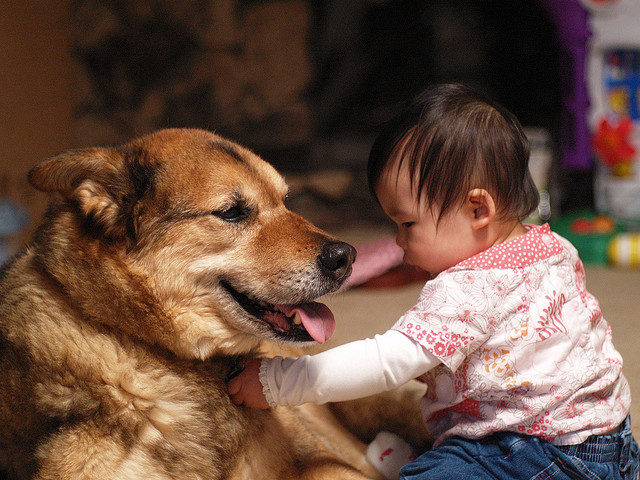
#> input picture photos/dogs.jpg, 640 x 480 px
$ python thresh.py
#> lines starting #> are read from the running program, lines starting #| are printed output that depends on the picture; after the words box and inside, x2 and y2 are one past the last pixel; in counts of white or black regions, pixels touching at a corner belong together
import cv2 as cv
import numpy as np

img = cv.imread('photos/dogs.jpg')
#> img is the input picture: shape (480, 640, 3); mean B, G, R 66.7, 80.6, 108.4
cv.imshow('Dogs',img)

#simple thresholding

gray = cv.cvtColor(img,cv.COLOR_BGR2GRAY)
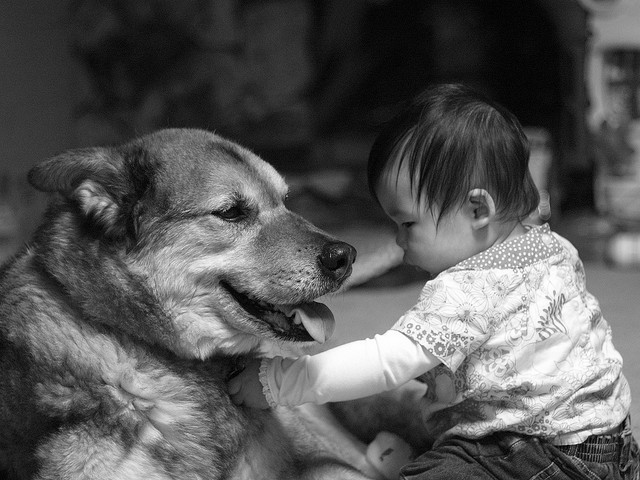
#> gray: shape (480, 640); min 0, max 255, mean 87.4
cv.imshow('Gray',gray)
threshold,thresh = cv.threshold(gray,150,255,cv.THRESH_BINARY)
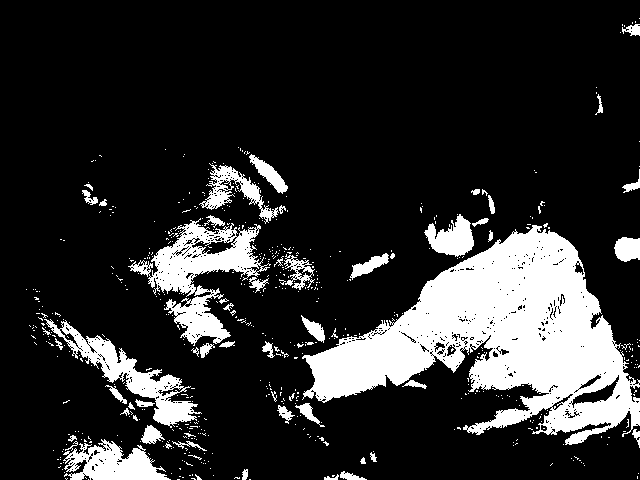
#> thresh: shape (480, 640); 18% white; 576 white regions (520 under 20 px), largest, box (x1, y1, x2, y2) and area: (302, 225, 640, 445) 33778, (128, 218, 271, 346) 6106, (44, 319, 202, 428) 3674
cv.imshow('Simple Thresholded',thresh)

#inverse thresholding
threshold,thresh_inv = cv.threshold(gray,150,255,cv.THRESH_BINARY_INV)
cv.imshow('Simple Thresholded Inverse',thresh_inv)

#adaptive thresholding
adaptive_thresh = cv.adaptiveThreshold(gray,255,cv.ADAPTIVE_THRESH_MEAN_C,cv.THRESH_BINARY_INV,11,3)
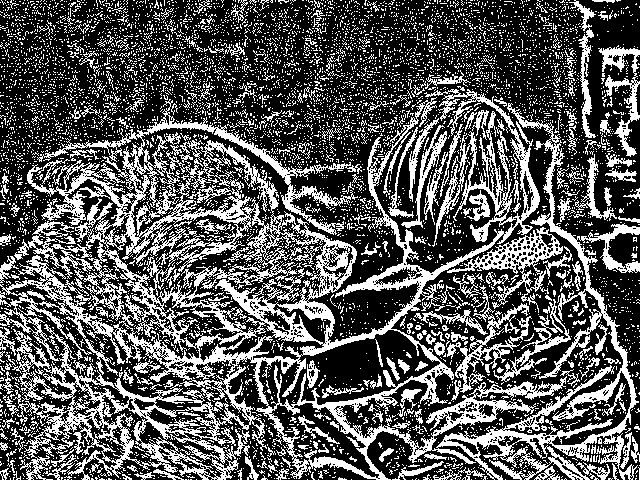
#> adaptive_thresh: shape (480, 640); 34.4% white in thin lines or dots
cv.imshow('Adaptive Thresholding',adaptive_thresh)
cv.waitKey(0)

$ run again, with photos/group.jpeg copied over photos/dogs.jpg
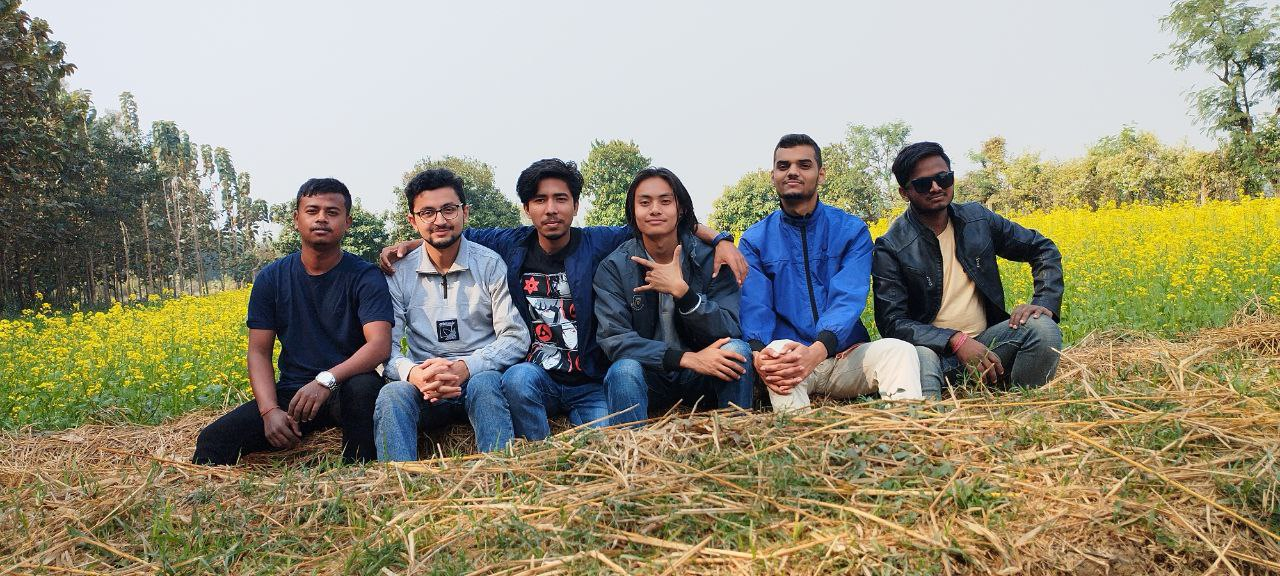
#> input picture photos/group.jpeg, 1280 x 576 px
#> img is the input picture: shape (576, 1280, 3); mean B, G, R 122.2, 143.6, 148.5
#> `threshold,thresh = cv.threshold(gray,150,255,cv.THRESH_BINARY)`:
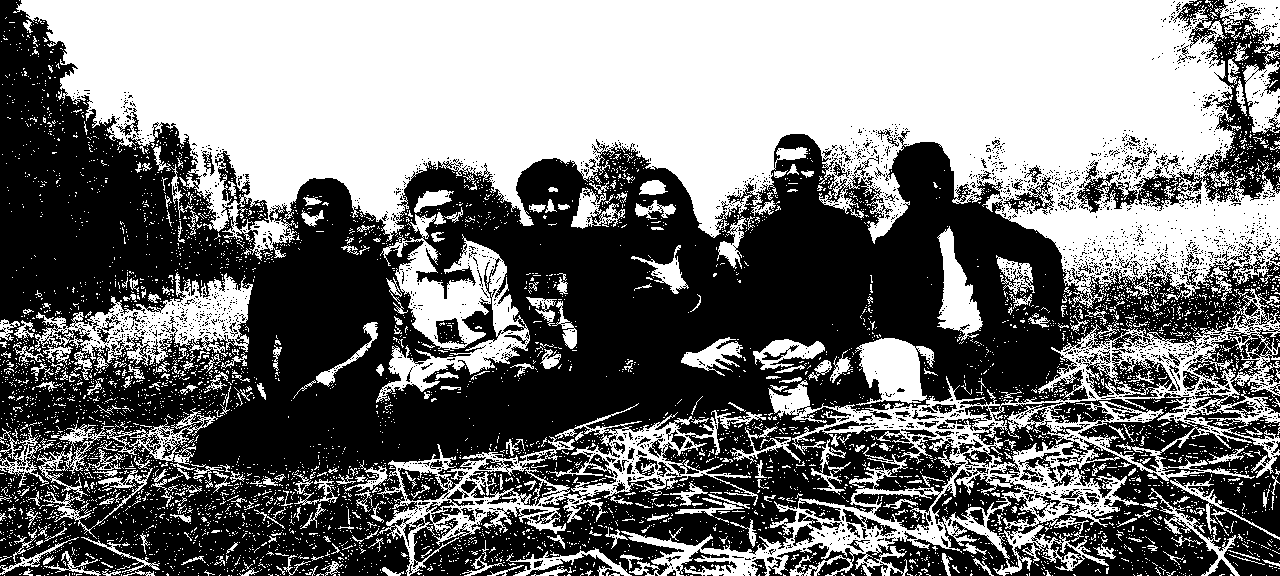
#> thresh: shape (576, 1280); 46.9% white; 5807 white regions (5453 under 20 px), largest, box (x1, y1, x2, y2) and area: (13, 0, 1280, 309) 221631, (621, 288, 1280, 576) 35779, (377, 403, 766, 576) 11824
#> `adaptive_thresh = cv.adaptiveThreshold(gray,255,cv.ADAPTIVE_THRESH_MEA..`:
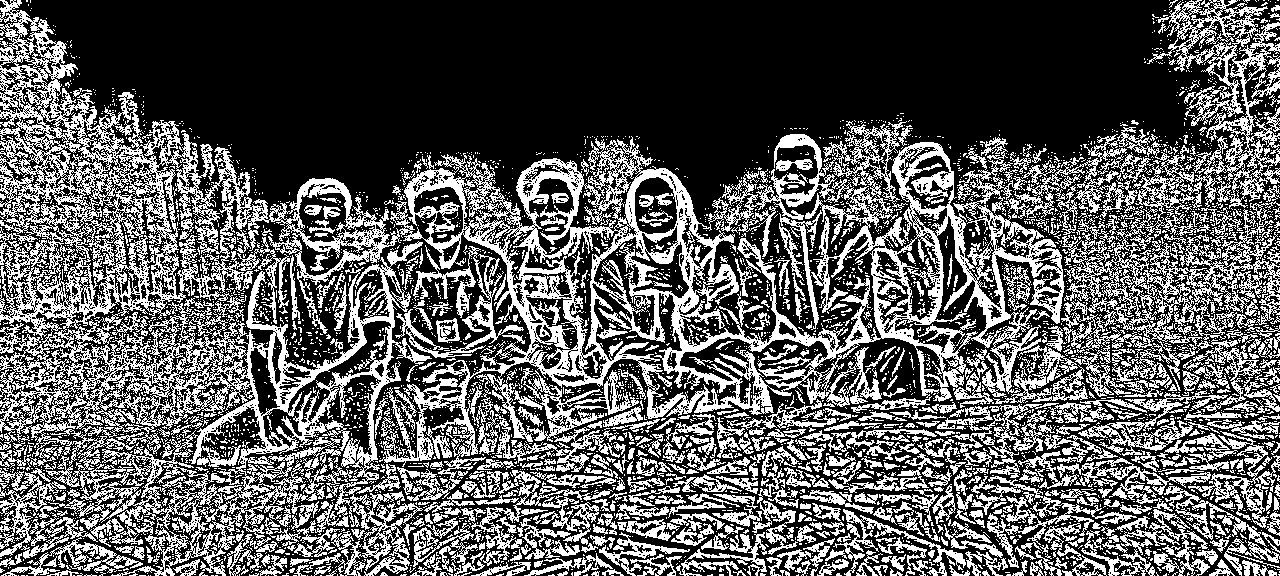
#> adaptive_thresh: shape (576, 1280); 35.6% white in thin lines or dots
